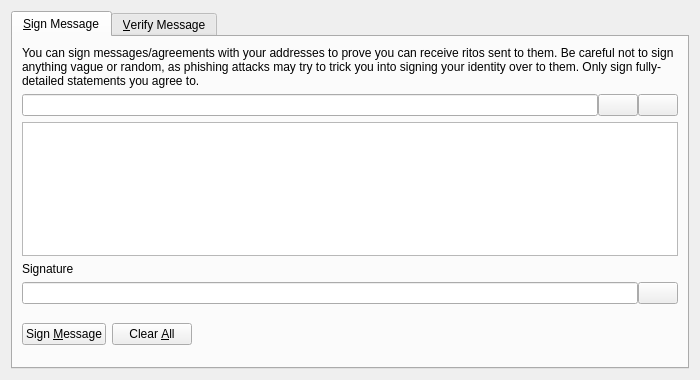
<?xml version="1.0" encoding="UTF-8"?>
<ui version="4.0">
 <class>SignVerifyMessageDialog</class>
 <widget class="QDialog" name="SignVerifyMessageDialog">
  <property name="geometry">
   <rect>
    <x>0</x>
    <y>0</y>
    <width>700</width>
    <height>380</height>
   </rect>
  </property>
  <property name="windowTitle">
   <string>Signatures - Sign / Verify a Message</string>
  </property>
  <property name="modal">
   <bool>true</bool>
  </property>
  <layout class="QVBoxLayout" name="verticalLayout">
   <item>
    <widget class="QTabWidget" name="tabWidget">
     <property name="currentIndex">
      <number>0</number>
     </property>
     <widget class="QWidget" name="tabSignMessage">
      <attribute name="title">
       <string>&amp;Sign Message</string>
      </attribute>
      <layout class="QVBoxLayout" name="verticalLayout_SM">
       <item>
        <widget class="QLabel" name="infoLabel_SM">
         <property name="text">
          <string>You can sign messages/agreements with your addresses to prove you can receive ritos sent to them. Be careful not to sign anything vague or random, as phishing attacks may try to trick you into signing your identity over to them. Only sign fully-detailed statements you agree to.</string>
         </property>
         <property name="textFormat">
          <enum>Qt::PlainText</enum>
         </property>
         <property name="wordWrap">
          <bool>true</bool>
         </property>
        </widget>
       </item>
       <item>
        <layout class="QHBoxLayout" name="horizontalLayout_1_SM">
         <property name="spacing">
          <number>0</number>
         </property>
         <item>
          <widget class="QValidatedLineEdit" name="addressIn_SM">
           <property name="toolTip">
            <string>The Rito address to sign the message with</string>
           </property>
          </widget>
         </item>
         <item>
          <widget class="QPushButton" name="addressBookButton_SM">
           <property name="toolTip">
            <string>Choose previously used address</string>
           </property>
           <property name="text">
            <string/>
           </property>
           <property name="icon">
            <iconset resource="../rito.qrc">
             <normaloff>:/icons/address-book</normaloff>:/icons/address-book</iconset>
           </property>
           <property name="shortcut">
            <string>Alt+A</string>
           </property>
           <property name="autoDefault">
            <bool>false</bool>
           </property>
          </widget>
         </item>
         <item>
          <widget class="QPushButton" name="pasteButton_SM">
           <property name="toolTip">
            <string>Paste address from clipboard</string>
           </property>
           <property name="text">
            <string/>
           </property>
           <property name="icon">
            <iconset resource="../rito.qrc">
             <normaloff>:/icons/editpaste</normaloff>:/icons/editpaste</iconset>
           </property>
           <property name="shortcut">
            <string>Alt+P</string>
           </property>
           <property name="autoDefault">
            <bool>false</bool>
           </property>
          </widget>
         </item>
        </layout>
       </item>
       <item>
        <widget class="QPlainTextEdit" name="messageIn_SM">
         <property name="toolTip">
          <string>Enter the message you want to sign here</string>
         </property>
        </widget>
       </item>
       <item>
        <widget class="QLabel" name="signatureLabel_SM">
         <property name="text">
          <string>Signature</string>
         </property>
         <property name="textFormat">
          <enum>Qt::PlainText</enum>
         </property>
        </widget>
       </item>
       <item>
        <layout class="QHBoxLayout" name="horizontalLayout_2_SM">
         <property name="spacing">
          <number>0</number>
         </property>
         <item>
          <widget class="QLineEdit" name="signatureOut_SM">
           <property name="font">
            <font>
             <italic>true</italic>
            </font>
           </property>
           <property name="readOnly">
            <bool>true</bool>
           </property>
          </widget>
         </item>
         <item>
          <widget class="QPushButton" name="copySignatureButton_SM">
           <property name="toolTip">
            <string>Copy the current signature to the system clipboard</string>
           </property>
           <property name="text">
            <string/>
           </property>
           <property name="icon">
            <iconset resource="../rito.qrc">
             <normaloff>:/icons/editcopy</normaloff>:/icons/editcopy</iconset>
           </property>
           <property name="autoDefault">
            <bool>false</bool>
           </property>
          </widget>
         </item>
        </layout>
       </item>
       <item>
        <layout class="QHBoxLayout" name="horizontalLayout_3_SM">
         <item>
          <widget class="QPushButton" name="signMessageButton_SM">
           <property name="toolTip">
            <string>Sign the message to prove you own this Rito address</string>
           </property>
           <property name="text">
            <string>Sign &amp;Message</string>
           </property>
           <property name="icon">
            <iconset resource="../rito.qrc">
             <normaloff>:/icons/edit</normaloff>:/icons/edit</iconset>
           </property>
           <property name="autoDefault">
            <bool>false</bool>
           </property>
          </widget>
         </item>
         <item>
          <widget class="QPushButton" name="clearButton_SM">
           <property name="toolTip">
            <string>Reset all sign message fields</string>
           </property>
           <property name="text">
            <string>Clear &amp;All</string>
           </property>
           <property name="icon">
            <iconset resource="../rito.qrc">
             <normaloff>:/icons/remove</normaloff>:/icons/remove</iconset>
           </property>
           <property name="autoDefault">
            <bool>false</bool>
           </property>
          </widget>
         </item>
         <item>
          <spacer name="horizontalSpacer_1_SM">
           <property name="orientation">
            <enum>Qt::Horizontal</enum>
           </property>
           <property name="sizeHint" stdset="0">
            <size>
             <width>40</width>
             <height>48</height>
            </size>
           </property>
          </spacer>
         </item>
         <item>
          <widget class="QLabel" name="statusLabel_SM">
           <property name="font">
            <font>
             <weight>75</weight>
             <bold>true</bold>
            </font>
           </property>
           <property name="text">
            <string/>
           </property>
           <property name="wordWrap">
            <bool>true</bool>
           </property>
          </widget>
         </item>
         <item>
          <spacer name="horizontalSpacer_2_SM">
           <property name="orientation">
            <enum>Qt::Horizontal</enum>
           </property>
           <property name="sizeHint" stdset="0">
            <size>
             <width>40</width>
             <height>48</height>
            </size>
           </property>
          </spacer>
         </item>
        </layout>
       </item>
      </layout>
     </widget>
     <widget class="QWidget" name="tabVerifyMessage">
      <attribute name="title">
       <string>&amp;Verify Message</string>
      </attribute>
      <layout class="QVBoxLayout" name="verticalLayout_VM">
       <item>
        <widget class="QLabel" name="infoLabel_VM">
         <property name="text">
          <string>Enter the receiver's address, message (ensure you copy line breaks, spaces, tabs, etc. exactly) and signature below to verify the message. Be careful not to read more into the signature than what is in the signed message itself, to avoid being tricked by a man-in-the-middle attack. Note that this only proves the signing party receives with the address, it cannot prove sendership of any transaction!</string>
         </property>
         <property name="textFormat">
          <enum>Qt::PlainText</enum>
         </property>
         <property name="alignment">
          <set>Qt::AlignLeading|Qt::AlignLeft|Qt::AlignTop</set>
         </property>
         <property name="wordWrap">
          <bool>true</bool>
         </property>
        </widget>
       </item>
       <item>
        <layout class="QHBoxLayout" name="horizontalLayout_1_VM">
         <property name="spacing">
          <number>0</number>
         </property>
         <item>
          <widget class="QValidatedLineEdit" name="addressIn_VM">
           <property name="toolTip">
            <string>The Rito address the message was signed with</string>
           </property>
          </widget>
         </item>
         <item>
          <widget class="QPushButton" name="addressBookButton_VM">
           <property name="toolTip">
            <string>Choose previously used address</string>
           </property>
           <property name="text">
            <string/>
           </property>
           <property name="icon">
            <iconset resource="../rito.qrc">
             <normaloff>:/icons/address-book</normaloff>:/icons/address-book</iconset>
           </property>
           <property name="shortcut">
            <string>Alt+A</string>
           </property>
           <property name="autoDefault">
            <bool>false</bool>
           </property>
          </widget>
         </item>
        </layout>
       </item>
       <item>
        <widget class="QPlainTextEdit" name="messageIn_VM"/>
       </item>
       <item>
        <widget class="QValidatedLineEdit" name="signatureIn_VM"/>
       </item>
       <item>
        <layout class="QHBoxLayout" name="horizontalLayout_2_VM">
         <item>
          <widget class="QPushButton" name="verifyMessageButton_VM">
           <property name="toolTip">
            <string>Verify the message to ensure it was signed with the specified Rito address</string>
           </property>
           <property name="text">
            <string>Verify &amp;Message</string>
           </property>
           <property name="icon">
            <iconset resource="../rito.qrc">
             <normaloff>:/icons/transaction_0</normaloff>:/icons/transaction_0</iconset>
           </property>
           <property name="autoDefault">
            <bool>false</bool>
           </property>
          </widget>
         </item>
         <item>
          <widget class="QPushButton" name="clearButton_VM">
           <property name="toolTip">
            <string>Reset all verify message fields</string>
           </property>
           <property name="text">
            <string>Clear &amp;All</string>
           </property>
           <property name="icon">
            <iconset resource="../rito.qrc">
             <normaloff>:/icons/remove</normaloff>:/icons/remove</iconset>
           </property>
           <property name="autoDefault">
            <bool>false</bool>
           </property>
          </widget>
         </item>
         <item>
          <spacer name="horizontalSpacer_1_VM">
           <property name="orientation">
            <enum>Qt::Horizontal</enum>
           </property>
           <property name="sizeHint" stdset="0">
            <size>
             <width>40</width>
             <height>48</height>
            </size>
           </property>
          </spacer>
         </item>
         <item>
          <widget class="QLabel" name="statusLabel_VM">
           <property name="font">
            <font>
             <weight>75</weight>
             <bold>true</bold>
            </font>
           </property>
           <property name="text">
            <string/>
           </property>
           <property name="wordWrap">
            <bool>true</bool>
           </property>
          </widget>
         </item>
         <item>
          <spacer name="horizontalSpacer_2_VM">
           <property name="orientation">
            <enum>Qt::Horizontal</enum>
           </property>
           <property name="sizeHint" stdset="0">
            <size>
             <width>40</width>
             <height>48</height>
            </size>
           </property>
          </spacer>
         </item>
        </layout>
       </item>
      </layout>
     </widget>
    </widget>
   </item>
  </layout>
 </widget>
 <customwidgets>
  <customwidget>
   <class>QValidatedLineEdit</class>
   <extends>QLineEdit</extends>
   <header>qvalidatedlineedit.h</header>
  </customwidget>
 </customwidgets>
 <resources>
  <include location="../rito.qrc"/>
 </resources>
 <connections/>
</ui>
